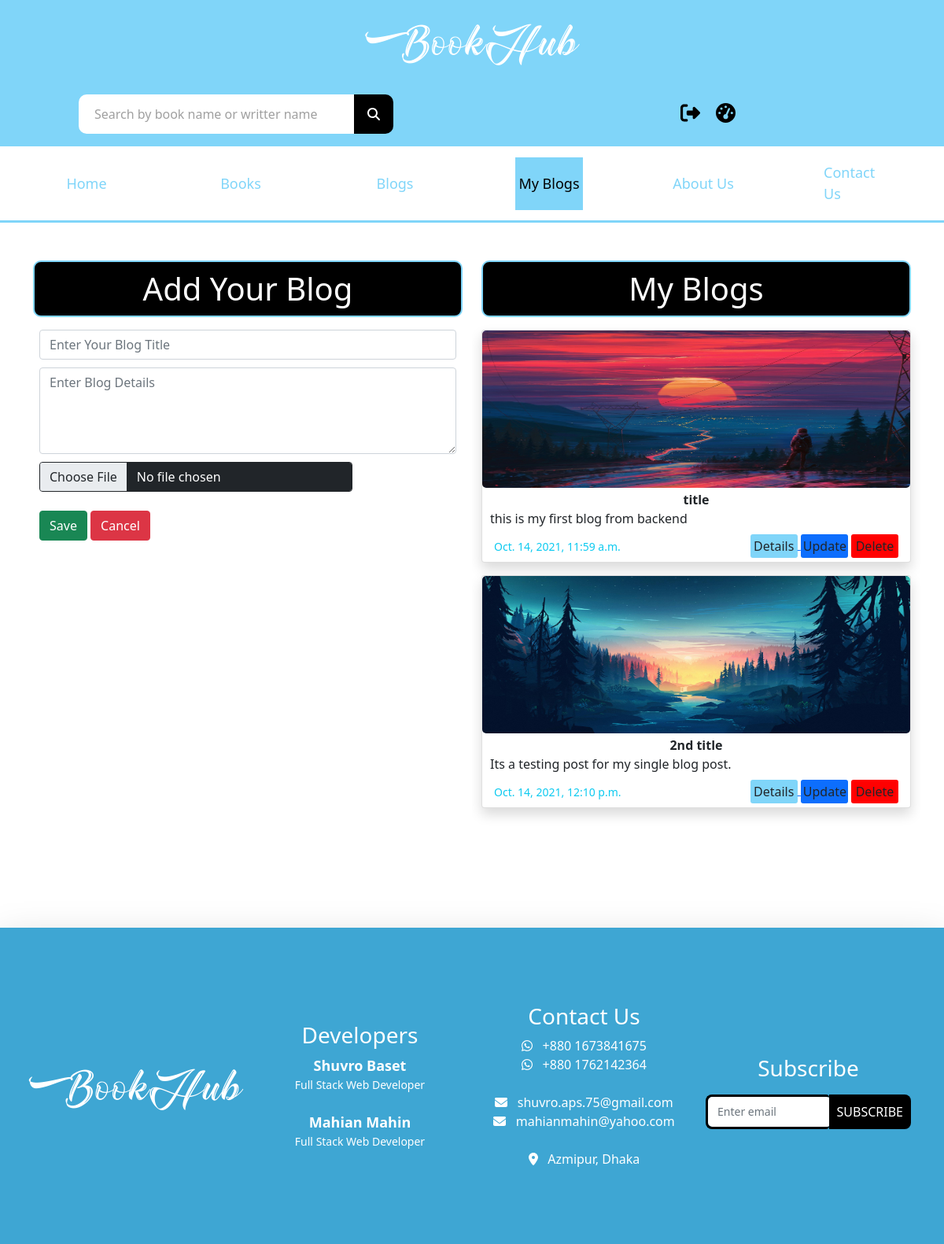
Screenshot of /my_blog/ (signed in) with the database file from the repository.
### bookHub_app/models.py (models this page shows, shortened)
class Blogs(models.Model):
    user = models.ForeignKey(User, on_delete=models.CASCADE)
    title = models.CharField(max_length=50)
    description = models.CharField(max_length=250, null=True, blank=True)
    thumbnail = models.ImageField(upload_to='blog_img')
    created_time = models.DateTimeField(default=datetime.now(),)

### bookHub_app/views.py (the view, shortened to what this page needs)
# urls.py: path('my_blog/', my_blog, name="my_blog"),
def my_blog(request):
    if request.user.is_authenticated:
        my_blog_ins = Blogs.objects.filter(user_id=request.user.id).exists()
        if my_blog_ins:
            my_blogs = Blogs.objects.filter(user_id=request.user.id)
        else:
            my_blogs = {}
        context = {
            "my_blog": "active",
            "my_blogs": my_blogs
        }
        return render(request, 'blog.html', context)
    else:
        messages.warning(request, "You must be logged in")
        return redirect('/login')

### templates/blog.html (shortened to what this page needs)
{% extends 'main.html' %}
{% load static %}
{% block content %}
<section class="blog-section">
    <div class="container">
        <div class="row my-5">
            <div class="col-lg-6">
                <h1 class="text-center heading-border">Add Your Blog</h1>
                <div class="p-2">
                    <form method="post" class="form-group" enctype="multipart/form-data">
                        <input class="form-control " name="title" type="text" placeholder="Enter Your Blog Title"
                               aria-label=" example" required>
                        <textarea class="form-control" name="description" id="" cols="30"
                                  placeholder="Enter Blog Details" rows="4" required></textarea>
                        <input type="file" accept="image/*" class="form-control btn btn-dark w-75" name="img"
                               required>
                        <br><br>
                        <input type="submit" value="Save" class="btn btn-success">
                        <button id="close_book_add" class="btn btn-danger">Cancel</button>
                    </form>
                </div>
            </div>
            <div class="col-lg-6 my-blogs all_reviews">
                <h1 class="text-center heading-border">My Blogs</h1>
                {% for blog in my_blogs %}
                    <div class="card my-3 shadow">
                        <img src={{ blog.thumbnail.url }} class='img-fluid'>
                        <div class="card-body">
                            <p class="text-center fw-bolder">{{ blog.title }} </p>
                            <p class=""> {{ blog.description }} </p>
                        </div>
                        <div class="card-footer bg-white d-flex justify-content-between align-items-center">
                            <small class='text-info'>{{ blog.created_time }}</small>
                            <div>
                                <a href={% url 'single_blog' id=blog.id title=blog.title %}> <input
                                         value="Details" class="btn details-btn">
                                <input type="submit" value="Update" class="btn update-btn">
                                <input type="submit" value="Delete" class="btn delete-btn">
                            </div>
                        </div>
                    </div>
                {% endfor %}
            </div>
        </div>
    </div>
</section>
{% endblock %}

### static/css/style.css (style rules this page uses)
.details-btn { padding: 2px; background-color: #80D5F9; border-radius: 3px; width: 60px; }
.update-btn { padding: 2px; background-color: #0d6efd; border-radius: 3px; width: 60px; }
.delete-btn { padding: 2px; background-color: #ff0101; border-radius: 3px; width: 60px; }
.all_reviews { height: 280px; overflow-y: auto; scrollbar-width: thin; }
.all_reviews { scrollbar-width: thin; scrollbar-color: #80D5F9; }
.book_upload_form input[type="text"], textarea { margin: 10px 0; }
.heading-border { background: black; color: white; padding: 10px; border: 2px solid #80D5F9; border-radius: 10px; }
.card img { height: 200px; border-radius: 5px; }
.card-body { padding: 3px 10px !important; }
.card-body p { margin: 0; }
.card-footer { margin: 5px 15px !important; padding: 0 !important; border-top: none !important; }
.my-blogs { height: 100vh; overflow-y: scroll; }

### rows the page displays
Blogs: thumbnail (picture), title "title", description "this is my first blog from backend", created_time "Oct. 14, 2021, 11:59 a.m."
Blogs: thumbnail (picture), title "2nd title", description "Its a testing post for my single blog post.", created_time "Oct. 14, 2021, 12:10 p.m."
